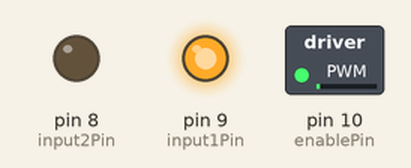
Simulated run of this program. Board: Arduino Uno, built with avr-gcc and run on an emulated ATmega328P. Shown: switched loads named in the program (green lamp = pin HIGH), output pins drawn as LEDs (lit = HIGH).

Above: at 0.15 s.
At 3.75 s:
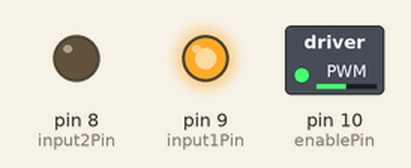
At 7.67 s:
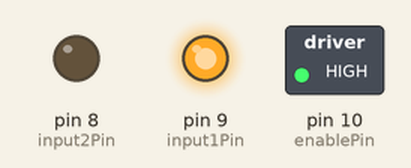
At 13.68 s:
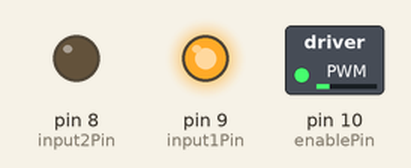
At 22.09 s:
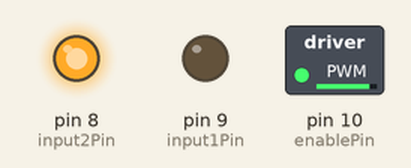
At 30.7 s:
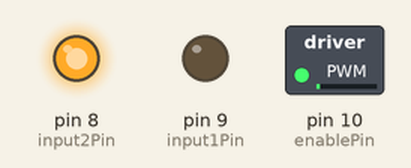
Timing chart, 0 to 40.0 s (numbered marks = the images above):
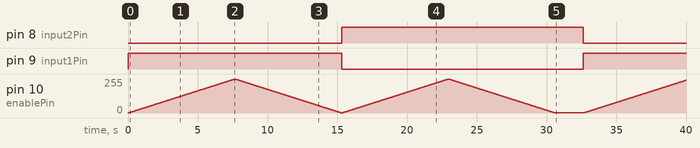

Measured:
- by itself, pin 8 (input2Pin): LOW → HIGH at 15.3 s, → LOW 17.3 s later
- by itself, pin 9 (input1Pin): LOW → HIGH at 0.00 s, → LOW 15.3 s later, → HIGH 17.3 s later

The program:

main.cpp
```cpp
/*
SanatBazar
Arduino Turorial Series
Author: Davood Dorostkar
Website: www.sanatbazar.com

*/

#include <dcMotor.h>
#define enablePin 10
#define input1Pin 9
#define input2Pin 8
dcMotor dc(input1Pin, input2Pin, enablePin);

void setup()
{
}

void loop()
{
  dc.forwardSweep(30);
  dc.backwardSweep(30);
  delay(2000);
}
```
